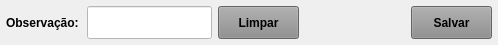
     <widget class="QWidget" name="widget_Cor3" native="true">
      <property name="sizePolicy">
       <sizepolicy hsizetype="Preferred" vsizetype="Fixed">
        <horstretch>0</horstretch>
        <verstretch>0</verstretch>
       </sizepolicy>
      </property>
      <property name="minimumSize">
       <size>
        <width>0</width>
        <height>45</height>
       </size>
      </property>
      <property name="maximumSize">
       <size>
        <width>16777215</width>
        <height>45</height>
       </size>
      </property>
      <property name="styleSheet">
       <string notr="true"/>
      </property>
      <layout class="QHBoxLayout" name="horizontalLayout_5">
       <property name="leftMargin">
        <number>6</number>
       </property>
       <property name="topMargin">
        <number>6</number>
       </property>
       <property name="rightMargin">
        <number>6</number>
       </property>
       <property name="bottomMargin">
        <number>6</number>
       </property>
       <item>
        <widget class="QLabel" name="label_27">
         <property name="sizePolicy">
          <sizepolicy hsizetype="Fixed" vsizetype="Preferred">
           <horstretch>0</horstretch>
           <verstretch>0</verstretch>
          </sizepolicy>
         </property>
         <property name="minimumSize">
          <size>
           <width>75</width>
           <height>0</height>
          </size>
         </property>
         <property name="maximumSize">
          <size>
           <width>75</width>
           <height>16777215</height>
          </size>
         </property>
         <property name="font">
          <font>
           <pointsize>9</pointsize>
           <weight>75</weight>
           <bold>true</bold>
          </font>
         </property>
         <property name="text">
          <string>Observação:</string>
         </property>
         <property name="alignment">
          <set>Qt::AlignLeading|Qt::AlignLeft|Qt::AlignVCenter</set>
         </property>
        </widget>
       </item>
       <item>
        <widget class="QLineEdit" name="line_Obs">
         <property name="sizePolicy">
          <sizepolicy hsizetype="Preferred" vsizetype="Preferred">
           <horstretch>0</horstretch>
           <verstretch>0</verstretch>
          </sizepolicy>
         </property>
         <property name="minimumSize">
          <size>
           <width>0</width>
           <height>0</height>
          </size>
         </property>
         <property name="maximumSize">
          <size>
           <width>16777215</width>
           <height>16777215</height>
          </size>
         </property>
         <property name="font">
          <font>
           <pointsize>10</pointsize>
          </font>
         </property>
         <property name="cursor">
          <cursorShape>IBeamCursor</cursorShape>
         </property>
         <property name="styleSheet">
          <string notr="true">background-color: rgb(255, 255, 255);</string>
         </property>
         <property name="inputMask">
          <string/>
         </property>
         <property name="text">
          <string/>
         </property>
         <property name="maxLength">
          <number>110</number>
         </property>
         <property name="frame">
          <bool>true</bool>
         </property>
         <property name="echoMode">
          <enum>QLineEdit::Normal</enum>
         </property>
         <property name="alignment">
          <set>Qt::AlignLeading|Qt::AlignLeft|Qt::AlignVCenter</set>
         </property>
        </widget>
       </item>
       <item>
        <widget class="QPushButton" name="btn_Limpar">
         <property name="sizePolicy">
          <sizepolicy hsizetype="Fixed" vsizetype="Preferred">
           <horstretch>0</horstretch>
           <verstretch>0</verstretch>
          </sizepolicy>
         </property>
         <property name="minimumSize">
          <size>
           <width>81</width>
           <height>0</height>
          </size>
         </property>
         <property name="maximumSize">
          <size>
           <width>81</width>
           <height>16777215</height>
          </size>
         </property>
         <property name="font">
          <font>
           <pointsize>9</pointsize>
           <weight>75</weight>
           <bold>true</bold>
          </font>
         </property>
         <property name="cursor">
          <cursorShape>PointingHandCursor</cursorShape>
         </property>
         <property name="styleSheet">
          <string notr="true">background-color: rgb(141, 141, 141);</string>
         </property>
         <property name="text">
          <string>Limpar</string>
         </property>
        </widget>
       </item>
       <item>
        <widget class="QLabel" name="label_4">
         <property name="minimumSize">
          <size>
           <width>100</width>
           <height>0</height>
          </size>
         </property>
         <property name="maximumSize">
          <size>
           <width>100</width>
           <height>16777215</height>
          </size>
         </property>
         <property name="text">
          <string/>
         </property>
        </widget>
       </item>
       <item>
        <widget class="QPushButton" name="btn_Salvar">
         <property name="sizePolicy">
          <sizepolicy hsizetype="Fixed" vsizetype="Preferred">
           <horstretch>0</horstretch>
           <verstretch>0</verstretch>
          </sizepolicy>
         </property>
         <property name="minimumSize">
          <size>
           <width>81</width>
           <height>0</height>
          </size>
         </property>
         <property name="maximumSize">
          <size>
           <width>81</width>
           <height>16777215</height>
          </size>
         </property>
         <property name="font">
          <font>
           <pointsize>9</pointsize>
           <weight>75</weight>
           <bold>true</bold>
          </font>
         </property>
         <property name="cursor">
          <cursorShape>PointingHandCursor</cursorShape>
         </property>
         <property name="styleSheet">
          <string notr="true">background-color: rgb(141, 141, 141);</string>
         </property>
         <property name="text">
          <string>Salvar</string>
         </property>
        </widget>
       </item>
      </layout>
     </widget>
